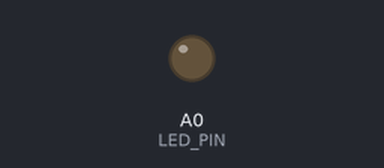
Recording of a sketch running on a simulated Arduino Uno, built with avr-gcc and run on an emulated ATmega328P. Shown: output pins drawn as LEDs (lit = HIGH).

Above: at 1.29 s.
At 8.5 s:
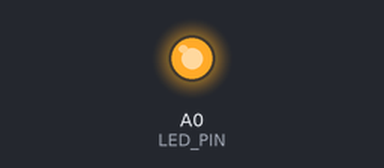
Timing chart, 0 to 11.8 s (numbered marks = the images above):
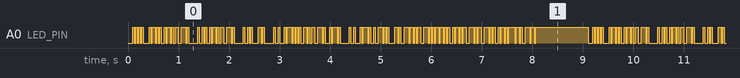

The sketch:

transmitter.ino
```cpp
#define LED_PIN A0
#define BUTTON_PIN A0
#define PERIOD 30


char* string = "This is a test transmission";
int string_length;

void setup()
{
  pinMode(LED_PIN, OUTPUT);
  //pinMode(BUTTON_PIN, INPUT_PULLUP);
  string_length = strlen(string);
}

void loop()
{
  for(int i = 0; i < string_length; i ++)
  {
    send_byte(string[i]);
  }
  delay(1000);
}

void send_byte(char my_byte)
{
  digitalWrite(LED_PIN, LOW);
  delay(PERIOD);

  //transmission of bits
  for(int i = 0; i < 8; i++)
  {
    digitalWrite(LED_PIN, (my_byte&(0x01 << i))!=0 );
    delay(PERIOD);
  }

  digitalWrite(LED_PIN, HIGH);
  delay(PERIOD);

}
```

Measured:
- by itself, A0 (LED_PIN): moves between LOW and HIGH, repeating every 9.1 s
- by itself, everything shown: repeats every 9.1 s, in 40 steps
